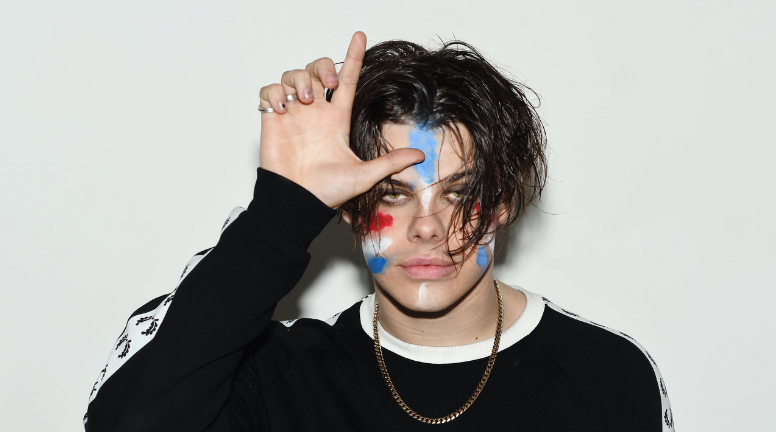
#> input picture 2025-04-23_taller_analisis_figuras_geometricas/python/taller7/img/loner.png, 776 x 432 px
$ jupyter execute main.ipynb
#> lines starting #> are read from the running program, lines starting #| are printed output that depends on the picture; after the words box and inside, x2 and y2 are one past the last pixel; in counts of white or black regions, pixels touching at a corner belong together
Importaciones:

[cell 1]
import cv2
import numpy as np
import matplotlib.pyplot as plt

# Cargar la imagen
original = cv2.imread('img/loner.png', cv2.IMREAD_GRAYSCALE)
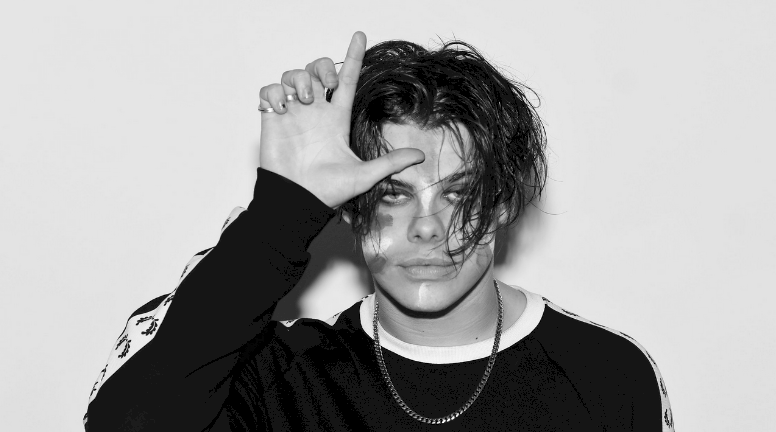
#> original: shape (432, 776); min 0, max 254, mean 162.2
threshold_value = 127
_, binary_image = cv2.threshold(original, threshold_value, 255, cv2.THRESH_BINARY)
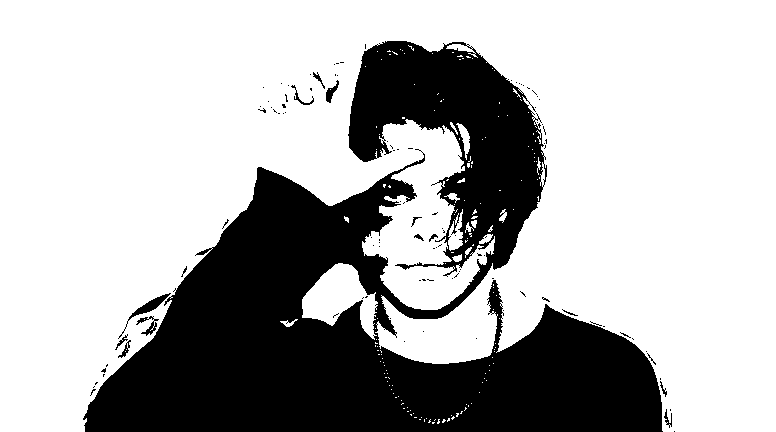
#> binary_image: shape (432, 776); 69.8% white; 109 black regions (95 under 20 px), largest, box (x1, y1, x2, y2) and area: (83, 41, 663, 432) 99715, (118, 293, 171, 339) 310, (136, 316, 159, 336) 144

[cell 2]
# Mostrar imagenes de cv2 con plt
def display(image):
    plt.imshow(image, cmap='gray')
    plt.axis('off')
    plt.show()

## Imagen original

[cell 3]
display(binary_image)

## Dibujar Contornos

[cell 4]
# 1. Invertir la imagen (opcional pero ayuda si el objeto es negro)
original_invertida = cv2.bitwise_not(binary_image)
#> original_invertida: shape (432, 776); 30.2% white; 109 white regions (95 under 20 px)

# 2. Detectar contornos sobre la imagen invertida
contornos_encontrados, _ = cv2.findContours(original_invertida, cv2.RETR_EXTERNAL, cv2.CHAIN_APPROX_SIMPLE)
#> contornos_encontrados = 103 contours, 94 with area under 20; largest, box (x1, y1, x2, y2) and area: (83, 41, 663, 432) 102770, (118, 293, 171, 339) 248, (136, 316, 159, 336) 97, (326, 80, 339, 103) 94, (118, 340, 131, 358) 50

# 3. Crear una copia en color para dibujar los contornos
contornos = cv2.cvtColor(binary_image, cv2.COLOR_GRAY2BGR)

# 4. Dibujar los contornos
cv2.drawContours(contornos, contornos_encontrados, -1, (0, 255, 0), 2)
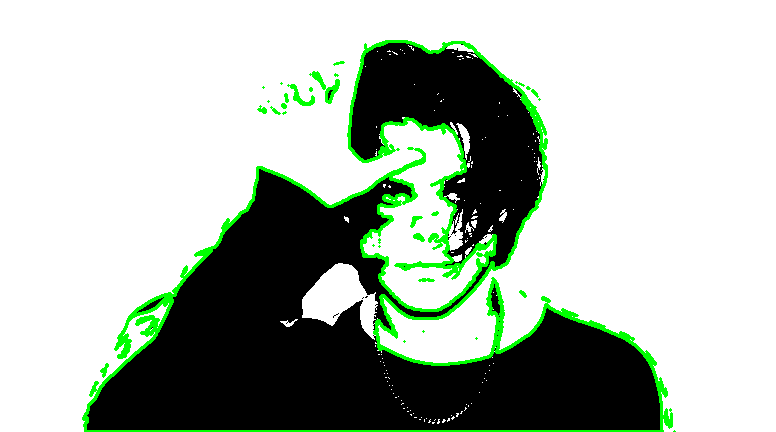
#> contornos: shape (432, 776, 3); mean B, G, R 173.4, 184.6, 173.4

# 5. Mostrar
display(contornos)

## Calcular datos de los contornos

[cell 5]
# Recorrer cada contorno
for i, contorno in enumerate(contornos_encontrados):
    # Área
    area = cv2.contourArea(contorno)

    # Perímetro
    perimetro = cv2.arcLength(contorno, closed=True)

    # Momentos
    M = cv2.moments(contorno)

    # Centroide (verificamos que el área no sea cero para evitar división por cero)
    if M['m00'] != 0:
        cx = int(M['m10'] / M['m00'])
        cy = int(M['m01'] / M['m00'])
    else:
        cx, cy = 0, 0

    # Imprimir resultados
    print(f'Contorno {i+1}:')
    print(f'  Área: {area}')
    print(f'  Perímetro: {perimetro}')
    print(f'  Centroide: ({cx}, {cy})\n')
#> this loop made 103 passes
#> (area, perimetro, cx, cy) on passes 3, 15, 18, 24, 28, 87, 94, 98: (25.5, 71.21, 666, 419), (50.5, 53.7, 125, 349), (25, 53.94, 121, 341), (97, 127.5, 148, 325), (247.5, 152.4, 149, 305), (39.5, 92.67, 300, 98), (93.5, 58.87, 330, 92), (29, 51.11, 317, 78)
#> (printed output is left out)

## Visualizar datos de los contornos

[cell 6]
etiquetada = contornos.copy()

# Recorremos cada contorno
for i, contorno in enumerate(contornos_encontrados):
    # Área
    area = cv2.contourArea(contorno)

    # Perímetro
    perimetro = cv2.arcLength(contorno, closed=True)

    # Momentos para el centroide
    M = cv2.moments(contorno)
    if M['m00'] != 0:
        cx = int(M['m10'] / M['m00'])
        cy = int(M['m01'] / M['m00'])
    else:
        cx, cy = 0, 0

    # Texto a escribir
    texto = f"A:{int(area)} P:{int(perimetro)} ({cx},{cy})"

    # Dibujar el texto en la imagen
    cv2.putText(etiquetada, texto, (cx - 50, cy - 10), cv2.FONT_HERSHEY_SIMPLEX,
                0.5, (255, 0, 0), 1, cv2.LINE_AA)
#> this loop made 103 passes
#> (area, perimetro, cx, cy, texto) on passes 3, 15, 18, 24, 28: (25.5, 71.21, 666, 419, 'A:25 P:71 (666,419)'), (50.5, 53.7, 125, 349, 'A:50 P:53 (125,349)'), (25, 53.94, 121, 341, 'A:25 P:53 (121,341)'), (97, 127.5, 148, 325, 'A:97 P:127 (148,325)'), (247.5, 152.4, 149, 305, 'A:247 P:152 (149,305)')
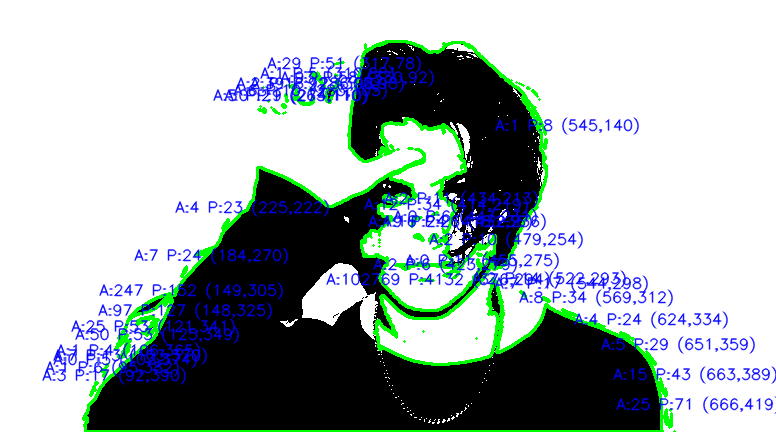
#> etiquetada: shape (432, 776, 3); 9.04% of pixels changed, all inside (x1, y1, x2, y2) = (42, 55, 776, 414)

# Mostrar la imagen etiquetada
display(etiquetada)

## Exportar imágenes

[cell 7]
cv2.imwrite('img/binarizada.jpg', binary_image)
cv2.imwrite('img/contornos.jpg', contornos)
cv2.imwrite('img/contornosetiquetados.jpg', etiquetada)
#> Out = True
